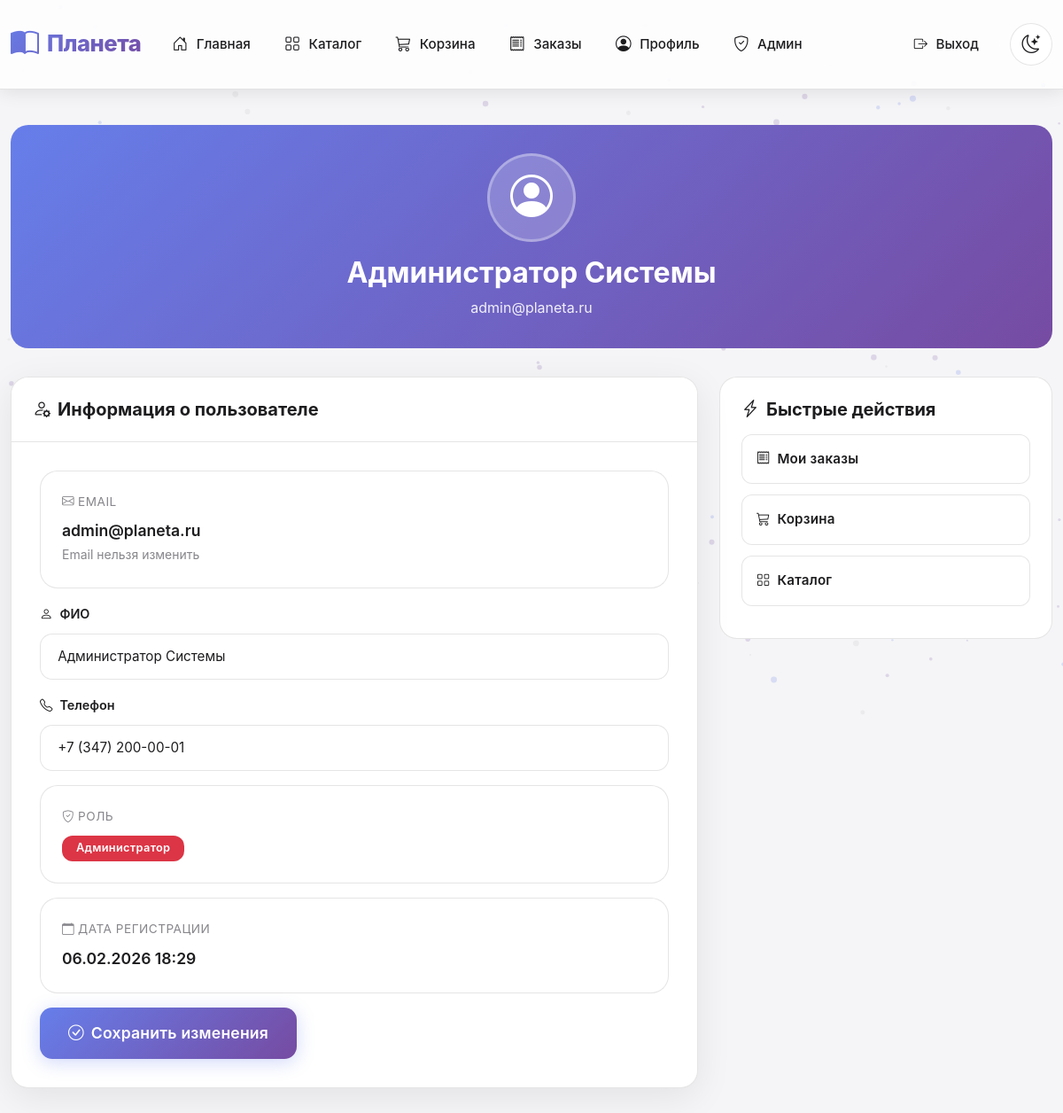
Screenshot of /profile (signed in) with the database file from the repository.
### models.py (models this page shows, shortened)
class User(UserMixin, db.Model):
    __tablename__ = 'users'
    id = db.Column(db.Integer, primary_key=True)
    email = db.Column(db.String(120), unique=True, nullable=False, index=True)
    password_hash = db.Column(db.String(255), nullable=False)
    fio = db.Column(db.String(200), nullable=False)
    phone = db.Column(db.String(20), nullable=True)
    role = db.Column(db.String(20), default='user', nullable=False)  # 'user' или 'admin'
    created_at = db.Column(db.DateTime, default=datetime.utcnow, nullable=False)
    updated_at = db.Column(db.DateTime, default=datetime.utcnow, onupdate=datetime.utcnow, nullable=False)
    carts = db.relationship('Cart', backref='user', lazy=True, cascade='all, delete-orphan')
    orders = db.relationship('Order', backref='user', lazy=True, cascade='all, delete-orphan')
    def is_admin(self):
        return self.role == 'admin'

### app.py (the view)
@app.route('/profile')
@login_required
def profile():
    return render_template('profile.html')

### app.py (called while the page is built)
@login_manager.user_loader
def load_user(user_id):
    return User.query.get(int(user_id))

### templates/profile.html (shortened to what this page needs)
{% extends "base.html" %}
{% block content %}
<div class="profile-header">
    <div class="profile-avatar">
        <i class="bi bi-person-circle"></i>
    </div>
    <h2>{{ current_user.fio }}</h2>
    <p class="mb-0">{{ current_user.email }}</p>
</div>
<div class="row g-4">
    <div class="col-lg-8">
        <div class="card">
            <div class="card-header">
                <h5 class="mb-0">
                    <i class="bi bi-person-gear me-2"></i>Информация о пользователе
                </h5>
            </div>
            <div class="card-body">
                <form method="POST" action="{{ url_for('update_profile') }}">
                    <div class="info-card">
                        <div class="info-label">
                            <i class="bi bi-envelope me-1"></i>Email
                        </div>
                        <div class="info-value">{{ current_user.email }}</div>
                        <small class="text-muted">Email нельзя изменить</small>
                    </div>
                    <div class="mb-3">
                        <label for="fio" class="form-label">
                            <i class="bi bi-person me-2"></i>ФИО
                        </label>
                        <input type="text" class="form-control" id="fio" name="fio" value="{{ current_user.fio }}" required>
                    </div>
                    <div class="mb-3">
                        <label for="phone" class="form-label">
                            <i class="bi bi-telephone me-2"></i>Телефон
                        </label>
                        <input type="tel" class="form-control" id="phone" name="phone" value="{{ current_user.phone or '' }}">
                    </div>
                    <div class="info-card">
                        <div class="info-label">
                            <i class="bi bi-shield-check me-1"></i>Роль
                        </div>
                        <div class="info-value">
                            {% if current_user.is_admin() %}
                            <span class="badge bg-danger">Администратор</span>
                            {% else %}
                            <span class="badge bg-secondary">Пользователь</span>
                            {% endif %}
                        </div>
                    </div>
                    <div class="info-card">
                        <div class="info-label">
                            <i class="bi bi-calendar me-1"></i>Дата регистрации
                        </div>
                        <div class="info-value">{{ current_user.created_at.strftime('%d.%m.%Y %H:%M') }}</div>
                    </div>
                    <button type="submit" class="btn btn-primary btn-lg">
                        <i class="bi bi-check-circle me-2"></i>Сохранить изменения
                    </button>
                </form>
            </div>
        </div>
    </div>
    <div class="col-lg-4">
        <div class="action-card">
            <h5 class="mb-3">
                <i class="bi bi-lightning-charge me-2"></i>Быстрые действия
            </h5>
            <a href="{{ url_for('orders') }}" class="btn btn-secondary action-btn">
                <i class="bi bi-receipt me-2"></i>Мои заказы
            </a>
            <a href="{{ url_for('cart') }}" class="btn btn-secondary action-btn">
                <i class="bi bi-cart3 me-2"></i>Корзина
            </a>
            <a href="{{ url_for('catalog') }}" class="btn btn-secondary action-btn">
                <i class="bi bi-grid me-2"></i>Каталог
            </a>
        </div>
    </div>
</div>
{% endblock %}

### templates/base.html (style rules this page uses)
:root { --primary-gradient: linear-gradient(135deg, #667eea 0%, #764ba2 100%); --secondary-gradient: linear-gradient(135deg, #f093fb 0%, #f5576c 100%); --success-gradient: linear-gradient(135deg, #4facfe 0%, #00f2fe 100%); --card-shadow: 0 10px 40px rgba(0, 0, 0, 0.08); --card-shadow-hover: 0 20px 60px rgba(0, 0, 0, 0.15); --border-radius: 20px; --transition: all 0.3s cubic-bezier(0.4, 0, 0.2, 1); }
[data-theme="light"] { --bg-primary: #f5f5f7; --bg-secondary: #ffffff; --bg-card: #ffffff; --bg-glass: rgba(255, 255, 255, 0.7); --text-primary: #1d1d1f; --text-secondary: #86868b; --border-color: rgba(0, 0, 0, 0.1); --nav-bg: rgba(255, 255, 255, 0.8); --nav-blur: blur(30px) saturate(180%); --shadow-color: rgba(0, 0, 0, 0.1); --table-bg: #ffffff; --table-hover: #f8f9fa; }
* { margin: 0; padding: 0; box-sizing: border-box; }
body { font-family: 'Inter', -apple-system, BlinkMacSystemFont, 'Segoe UI', Roboto, 'Helvetica Neue', Arial, sans-serif; background: var(--bg-primary); color: var(--text-primary); transition: background 0.3s ease, color 0.3s ease; min-height: 100vh; line-height: 1.6; -webkit-font-smoothing: antialiased; -moz-osx-font-smoothing: grayscale; position: relative; overflow-x: hidden; }
.btn { border-radius: 14px; font-weight: 600; padding: 0.8rem 1.8rem; transition: var(--transition); border: none; font-size: 0.95rem; letter-spacing: 0.2px; }
.btn-primary { background: var(--primary-gradient); color: white !important; box-shadow: 0 4px 20px rgba(102, 126, 234, 0.3); }
.btn-secondary { background: var(--bg-secondary); backdrop-filter: blur(10px); -webkit-backdrop-filter: blur(10px); color: var(--text-primary) !important; border: 1px solid var(--border-color); }
.card { background: var(--bg-card); backdrop-filter: blur(30px) saturate(180%); -webkit-backdrop-filter: blur(30px) saturate(180%); border: 1px solid var(--border-color); border-radius: var(--border-radius); box-shadow: var(--card-shadow); transition: var(--transition); overflow: hidden; }
.card-header { background: var(--bg-secondary); backdrop-filter: blur(20px); -webkit-backdrop-filter: blur(20px); border-bottom: 1px solid var(--border-color); padding: 1.5rem; font-weight: 700; color: var(--text-primary) !important; font-size: 1.1rem; }
.card-body { padding: 2rem; color: var(--text-primary) !important; }
.form-control, .form-select { background: var(--bg-secondary); backdrop-filter: blur(10px); -webkit-backdrop-filter: blur(10px); border: 1px solid var(--border-color); border-radius: 14px; color: var(--text-primary) !important; padding: 0.85rem 1.2rem; transition: var(--transition); font-size: 0.95rem; }
.form-control::placeholder { color: var(--text-secondary); }
.form-label { font-weight: 600; color: var(--text-primary) !important; margin-bottom: 0.7rem; font-size: 0.9rem; }
.badge { padding: 0.5rem 1rem; border-radius: 12px; font-weight: 600; font-size: 0.8rem; letter-spacing: 0.3px; }
h1, h2, h3, h4, h5, h6 { color: var(--text-primary) !important; font-weight: 700; }
p, span, div, a { color: var(--text-primary); }
.text-muted { color: var(--text-secondary) !important; }
.btn-lg { padding: 1rem 2rem; font-size: 1.1rem; }

### templates/profile.html (style rules this page uses)
.profile-header { background: var(--primary-gradient); border-radius: var(--border-radius); padding: 2rem; color: #ffffff; margin-bottom: 2rem; text-align: center; }
.profile-header h2, .profile-header p, .profile-header .profile-avatar, .profile-header .profile-avatar i { color: #ffffff !important; }
.profile-header p { opacity: 0.9; }
.profile-avatar { width: 100px; height: 100px; border-radius: 50%; background: rgba(255, 255, 255, 0.2); display: flex; align-items: center; justify-content: center; margin: 0 auto 1rem; font-size: 3rem; border: 3px solid rgba(255, 255, 255, 0.3); }
.info-card { background: var(--bg-card); border: 1px solid var(--border-color); border-radius: var(--border-radius); padding: 1.5rem; margin-bottom: 1rem; }
.info-label { font-size: 0.85rem; color: var(--text-secondary); text-transform: uppercase; letter-spacing: 0.5px; margin-bottom: 0.5rem; }
.info-value { font-size: 1.1rem; font-weight: 600; color: var(--text-primary); }
.action-card { background: var(--bg-card); border: 1px solid var(--border-color); border-radius: var(--border-radius); padding: 1.5rem; }
.action-btn { width: 100%; margin-bottom: 0.75rem; padding: 1rem; border-radius: 12px; text-align: left; transition: var(--transition); }

### rows the page displays
User: fio "Администратор Системы", email "admin@planeta.ru", phone "+7 (347) 200-00-01", created_at "06.02.2026 18:29"
